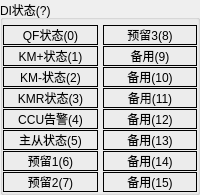
        <widget class="QGroupBox" name="G_DIStatus">
         <property name="title">
          <string>DI状态(?)</string>
         </property>
         <layout class="QHBoxLayout" name="horizontalLayout_3">
          <property name="spacing">
           <number>5</number>
          </property>
          <property name="leftMargin">
           <number>0</number>
          </property>
          <property name="topMargin">
           <number>5</number>
          </property>
          <property name="rightMargin">
           <number>0</number>
          </property>
          <property name="bottomMargin">
           <number>0</number>
          </property>
          <item>
           <layout class="QVBoxLayout" name="verticalLayout_5">
            <property name="spacing">
             <number>1</number>
            </property>
            <item>
             <widget class="QLabel" name="bDI0">
              <property name="frameShape">
               <enum>QFrame::Box</enum>
              </property>
              <property name="text">
               <string>QF状态(0)</string>
              </property>
              <property name="alignment">
               <set>Qt::AlignCenter</set>
              </property>
             </widget>
            </item>
            <item>
             <widget class="QLabel" name="bDI1">
              <property name="frameShape">
               <enum>QFrame::Box</enum>
              </property>
              <property name="text">
               <string>KM+状态(1)</string>
              </property>
              <property name="alignment">
               <set>Qt::AlignCenter</set>
              </property>
             </widget>
            </item>
            <item>
             <widget class="QLabel" name="bDI2">
              <property name="frameShape">
               <enum>QFrame::Box</enum>
              </property>
              <property name="text">
               <string>KM-状态(2)</string>
              </property>
              <property name="alignment">
               <set>Qt::AlignCenter</set>
              </property>
             </widget>
            </item>
            <item>
             <widget class="QLabel" name="bDI3">
              <property name="frameShape">
               <enum>QFrame::Box</enum>
              </property>
              <property name="text">
               <string>KMR状态(3)</string>
              </property>
              <property name="alignment">
               <set>Qt::AlignCenter</set>
              </property>
             </widget>
            </item>
            <item>
             <widget class="QLabel" name="bDI4">
              <property name="frameShape">
               <enum>QFrame::Box</enum>
              </property>
              <property name="text">
               <string>CCU告警(4)</string>
              </property>
              <property name="alignment">
               <set>Qt::AlignCenter</set>
              </property>
             </widget>
            </item>
            <item>
             <widget class="QLabel" name="bDI5">
              <property name="frameShape">
               <enum>QFrame::Box</enum>
              </property>
              <property name="text">
               <string>主从状态(5)</string>
              </property>
              <property name="alignment">
               <set>Qt::AlignCenter</set>
              </property>
             </widget>
            </item>
            <item>
             <widget class="QLabel" name="bDI6">
              <property name="frameShape">
               <enum>QFrame::Box</enum>
              </property>
              <property name="text">
               <string>预留1(6)</string>
              </property>
              <property name="alignment">
               <set>Qt::AlignCenter</set>
              </property>
             </widget>
            </item>
            <item>
             <widget class="QLabel" name="bDI7">
              <property name="frameShape">
               <enum>QFrame::Box</enum>
              </property>
              <property name="text">
               <string>预留2(7)</string>
              </property>
              <property name="alignment">
               <set>Qt::AlignCenter</set>
              </property>
             </widget>
            </item>
           </layout>
          </item>
          <item>
           <layout class="QVBoxLayout" name="verticalLayout_6">
            <property name="spacing">
             <number>1</number>
            </property>
            <item>
             <widget class="QLabel" name="bDI8">
              <property name="frameShape">
               <enum>QFrame::Box</enum>
              </property>
              <property name="text">
               <string>预留3(8)</string>
              </property>
              <property name="alignment">
               <set>Qt::AlignCenter</set>
              </property>
             </widget>
            </item>
            <item>
             <widget class="QLabel" name="bDI9">
              <property name="frameShape">
               <enum>QFrame::Box</enum>
              </property>
              <property name="text">
               <string>备用(9)</string>
              </property>
              <property name="alignment">
               <set>Qt::AlignCenter</set>
              </property>
             </widget>
            </item>
            <item>
             <widget class="QLabel" name="bDI10">
              <property name="frameShape">
               <enum>QFrame::Box</enum>
              </property>
              <property name="text">
               <string>备用(10)</string>
              </property>
              <property name="alignment">
               <set>Qt::AlignCenter</set>
              </property>
             </widget>
            </item>
            <item>
             <widget class="QLabel" name="bDI11">
              <property name="frameShape">
               <enum>QFrame::Box</enum>
              </property>
              <property name="text">
               <string>备用(11)</string>
              </property>
              <property name="alignment">
               <set>Qt::AlignCenter</set>
              </property>
             </widget>
            </item>
            <item>
             <widget class="QLabel" name="bDI12">
              <property name="frameShape">
               <enum>QFrame::Box</enum>
              </property>
              <property name="text">
               <string>备用(12)</string>
              </property>
              <property name="alignment">
               <set>Qt::AlignCenter</set>
              </property>
             </widget>
            </item>
            <item>
             <widget class="QLabel" name="bDI13">
              <property name="frameShape">
               <enum>QFrame::Box</enum>
              </property>
              <property name="text">
               <string>备用(13)</string>
              </property>
              <property name="alignment">
               <set>Qt::AlignCenter</set>
              </property>
             </widget>
            </item>
            <item>
             <widget class="QLabel" name="bDI14">
              <property name="frameShape">
               <enum>QFrame::Box</enum>
              </property>
              <property name="text">
               <string>备用(14)</string>
              </property>
              <property name="alignment">
               <set>Qt::AlignCenter</set>
              </property>
             </widget>
            </item>
            <item>
             <widget class="QLabel" name="bDI15">
              <property name="frameShape">
               <enum>QFrame::Box</enum>
              </property>
              <property name="text">
               <string>备用(15)</string>
              </property>
              <property name="alignment">
               <set>Qt::AlignCenter</set>
              </property>
             </widget>
            </item>
           </layout>
          </item>
         </layout>
        </widget>
